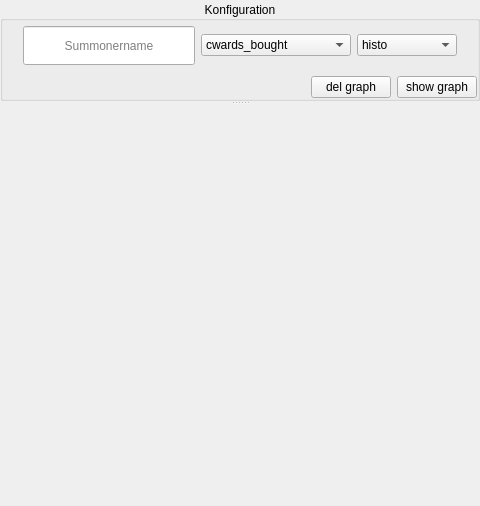
<?xml version="1.0" encoding="UTF-8"?>
<ui version="4.0">
 <class>DiagramGenerator</class>
 <widget class="QWidget" name="DiagramGenerator">
  <property name="geometry">
   <rect>
    <x>0</x>
    <y>0</y>
    <width>480</width>
    <height>506</height>
   </rect>
  </property>
  <property name="windowTitle">
   <string>Form</string>
  </property>
  <layout class="QHBoxLayout" name="horizontalLayout_2">
   <property name="leftMargin">
    <number>0</number>
   </property>
   <property name="topMargin">
    <number>0</number>
   </property>
   <property name="rightMargin">
    <number>0</number>
   </property>
   <property name="bottomMargin">
    <number>0</number>
   </property>
   <item>
    <layout class="QHBoxLayout" name="rootlayout">
     <item>
      <widget class="QSplitter" name="splitter">
       <property name="orientation">
        <enum>Qt::Orientation::Vertical</enum>
       </property>
       <widget class="QWidget" name="setHost" native="true">
        <property name="minimumSize">
         <size>
          <width>0</width>
          <height>100</height>
         </size>
        </property>
        <property name="maximumSize">
         <size>
          <width>16777215</width>
          <height>100</height>
         </size>
        </property>
        <layout class="QHBoxLayout" name="horizontalLayout_3">
         <property name="leftMargin">
          <number>0</number>
         </property>
         <property name="topMargin">
          <number>0</number>
         </property>
         <property name="rightMargin">
          <number>0</number>
         </property>
         <property name="bottomMargin">
          <number>0</number>
         </property>
         <item>
          <layout class="QVBoxLayout" name="setLayout">
           <item>
            <widget class="QGroupBox" name="setGroup">
             <property name="baseSize">
              <size>
               <width>0</width>
               <height>0</height>
              </size>
             </property>
             <property name="title">
              <string>Konfiguration</string>
             </property>
             <property name="alignment">
              <set>Qt::AlignmentFlag::AlignCenter</set>
             </property>
             <property name="flat">
              <bool>false</bool>
             </property>
             <layout class="QVBoxLayout" name="verticalLayout">
              <property name="leftMargin">
               <number>0</number>
              </property>
              <property name="topMargin">
               <number>0</number>
              </property>
              <property name="rightMargin">
               <number>0</number>
              </property>
              <property name="bottomMargin">
               <number>0</number>
              </property>
              <item>
               <layout class="QHBoxLayout" name="horizontalLayout_4">
                <property name="leftMargin">
                 <number>20</number>
                </property>
                <property name="topMargin">
                 <number>5</number>
                </property>
                <property name="rightMargin">
                 <number>20</number>
                </property>
                <property name="bottomMargin">
                 <number>5</number>
                </property>
                <item>
                 <widget class="QLineEdit" name="summoner_edit">
                  <property name="sizePolicy">
                   <sizepolicy hsizetype="Expanding" vsizetype="Expanding">
                    <horstretch>0</horstretch>
                    <verstretch>0</verstretch>
                   </sizepolicy>
                  </property>
                  <property name="inputMask">
                   <string/>
                  </property>
                  <property name="text">
                   <string/>
                  </property>
                  <property name="alignment">
                   <set>Qt::AlignmentFlag::AlignCenter</set>
                  </property>
                  <property name="placeholderText">
                   <string>Summonername</string>
                  </property>
                 </widget>
                </item>
                <item>
                 <widget class="QComboBox" name="prop_choose">
                  <property name="minimumSize">
                   <size>
                    <width>150</width>
                    <height>0</height>
                   </size>
                  </property>
                  <property name="maximumSize">
                   <size>
                    <width>150</width>
                    <height>16777215</height>
                   </size>
                  </property>
                  <item>
                   <property name="text">
                    <string>cwards_bought</string>
                   </property>
                  </item>
                  <item>
                   <property name="text">
                    <string>wards_placed</string>
                   </property>
                  </item>
                  <item>
                   <property name="text">
                    <string>wards_destroyed</string>
                   </property>
                  </item>
                  <item>
                   <property name="text">
                    <string>vision_score</string>
                   </property>
                  </item>
                  <item>
                   <property name="text">
                    <string>minions_killed</string>
                   </property>
                  </item>
                  <item>
                   <property name="text">
                    <string>own_jng_kill</string>
                   </property>
                  </item>
                  <item>
                   <property name="text">
                    <string>ene_jng_kill</string>
                   </property>
                  </item>
                  <item>
                   <property name="text">
                    <string>kills</string>
                   </property>
                  </item>
                  <item>
                   <property name="text">
                    <string>deaths</string>
                   </property>
                  </item>
                  <item>
                   <property name="text">
                    <string>assists</string>
                   </property>
                  </item>
                  <item>
                   <property name="text">
                    <string>damage_dealt</string>
                   </property>
                  </item>
                  <item>
                   <property name="text">
                    <string>gold_earned</string>
                   </property>
                  </item>
                  <item>
                   <property name="text">
                    <string>turret_dmg</string>
                   </property>
                  </item>
                 </widget>
                </item>
                <item>
                 <widget class="QComboBox" name="diagram_choose">
                  <property name="minimumSize">
                   <size>
                    <width>100</width>
                    <height>0</height>
                   </size>
                  </property>
                  <property name="maximumSize">
                   <size>
                    <width>100</width>
                    <height>16777215</height>
                   </size>
                  </property>
                  <item>
                   <property name="text">
                    <string>histo</string>
                   </property>
                  </item>
                  <item>
                   <property name="text">
                    <string>line</string>
                   </property>
                  </item>
                 </widget>
                </item>
               </layout>
              </item>
              <item>
               <layout class="QHBoxLayout" name="horizontalLayout_5">
                <item>
                 <spacer name="cus_spacer">
                  <property name="orientation">
                   <enum>Qt::Orientation::Horizontal</enum>
                  </property>
                  <property name="sizeHint" stdset="0">
                   <size>
                    <width>40</width>
                    <height>20</height>
                   </size>
                  </property>
                 </spacer>
                </item>
                <item>
                 <widget class="QPushButton" name="del_button">
                  <property name="maximumSize">
                   <size>
                    <width>100</width>
                    <height>16777215</height>
                   </size>
                  </property>
                  <property name="text">
                   <string>del graph</string>
                  </property>
                 </widget>
                </item>
                <item>
                 <widget class="QPushButton" name="show_button">
                  <property name="maximumSize">
                   <size>
                    <width>100</width>
                    <height>16777215</height>
                   </size>
                  </property>
                  <property name="text">
                   <string>show graph</string>
                  </property>
                 </widget>
                </item>
               </layout>
              </item>
             </layout>
            </widget>
           </item>
          </layout>
         </item>
        </layout>
       </widget>
       <widget class="QWidget" name="viewHost" native="true">
        <property name="minimumSize">
         <size>
          <width>0</width>
          <height>400</height>
         </size>
        </property>
        <property name="maximumSize">
         <size>
          <width>16777215</width>
          <height>400</height>
         </size>
        </property>
        <layout class="QHBoxLayout" name="horizontalLayout">
         <property name="leftMargin">
          <number>0</number>
         </property>
         <property name="topMargin">
          <number>0</number>
         </property>
         <property name="rightMargin">
          <number>0</number>
         </property>
         <property name="bottomMargin">
          <number>0</number>
         </property>
         <item>
          <layout class="QVBoxLayout" name="viewLayout">
           <item>
            <widget class="QLabel" name="image_label">
             <property name="text">
              <string/>
             </property>
            </widget>
           </item>
          </layout>
         </item>
        </layout>
       </widget>
      </widget>
     </item>
    </layout>
   </item>
  </layout>
 </widget>
 <resources/>
 <connections/>
</ui>
